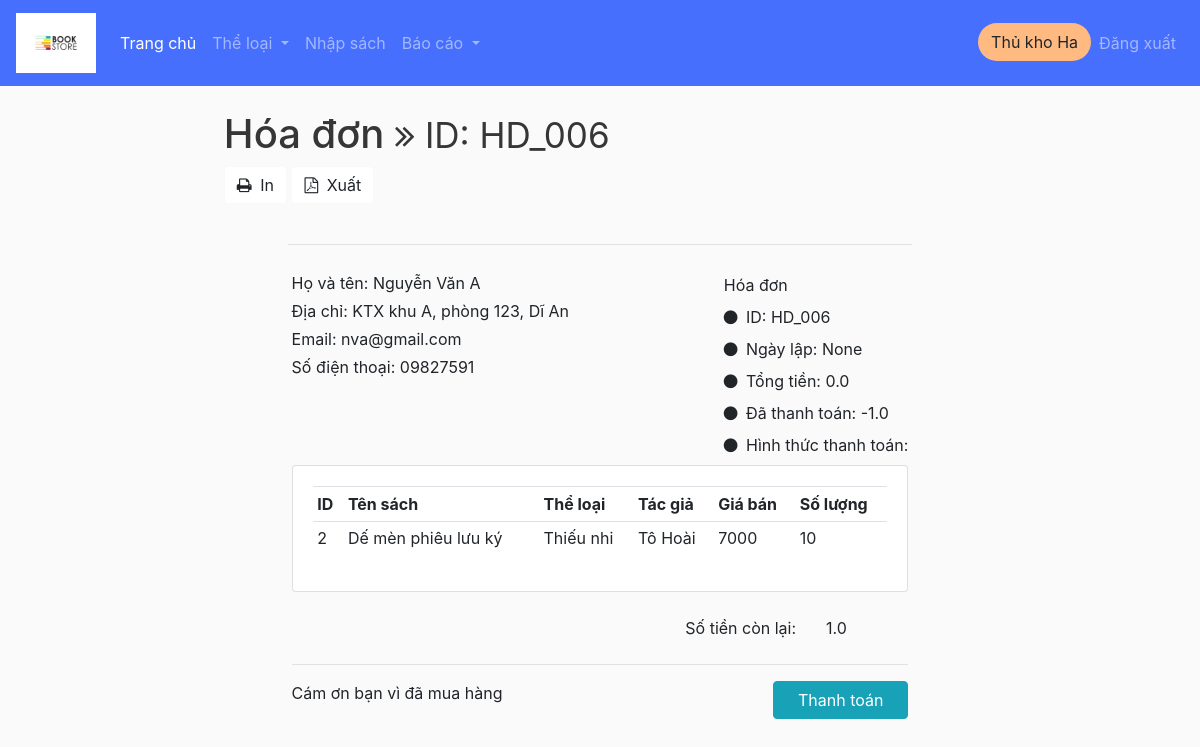
Page /review_invoice/HD_006/ (signed in) on the earlier database version.
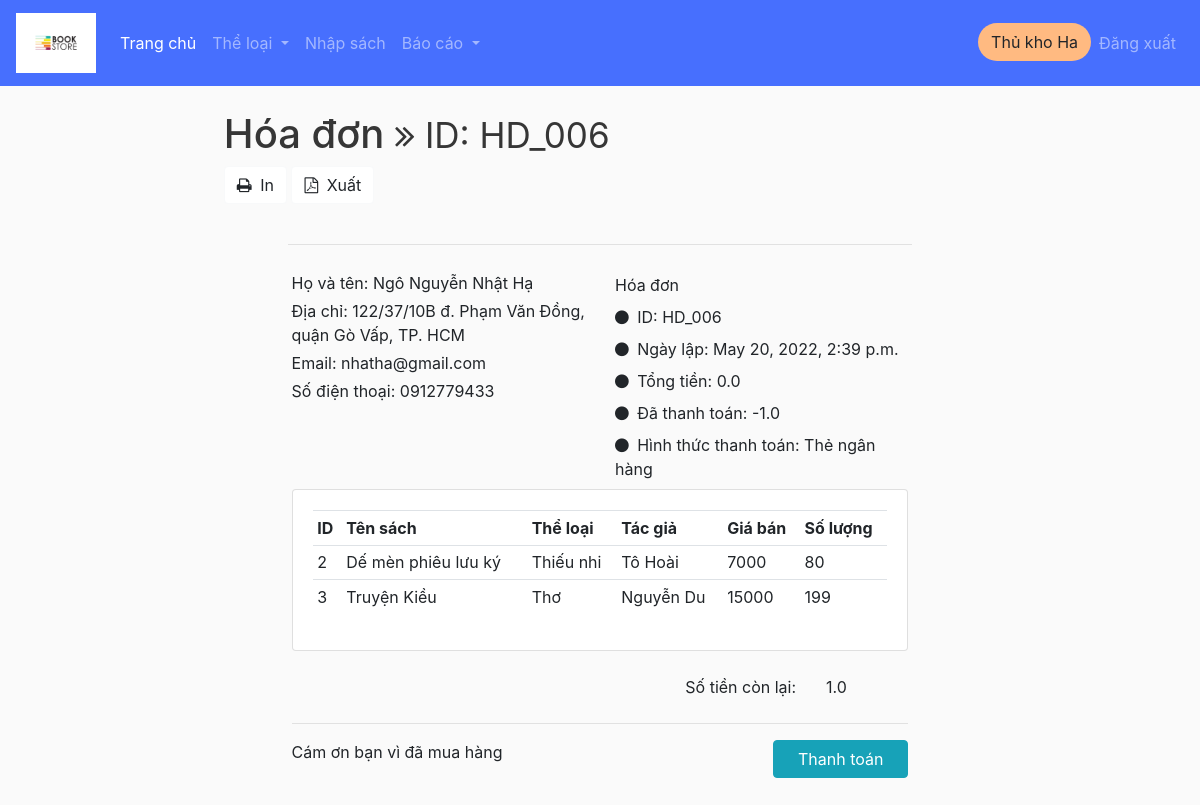
Same page on the later database version.
### book/models.py (models this page shows, shortened)
class HoaDon(models.Model):
    class Meta:
        verbose_name_plural = 'Hóa đơn'
    pttt = (
            ('Thẻ ngân hàng', 'Thẻ ngân hàng'),
            ('Tiền mặt', 'Tiền mặt'),
            )
    id_HD = models.CharField('Mã hóa đơn', max_length=100, primary_key=True, default= 'HD_', editable=True)
    ngay_lap_HD = models.DateTimeField(null=True)
    tong_tien = models.FloatField(null=True, default=0, editable=True)
    nguoi_lap_HD = models.ForeignKey(Person, verbose_name='Nhân viên', null=True, blank=True, related_name="nhan_vien", on_delete=models.PROTECT)
    khach_hang = models.ForeignKey(Person, verbose_name='Khách hàng', null=True, blank=True, related_name="khach_hang", on_delete=models.PROTECT)
    phuong_thuc_thanh_toan = models.CharField('Phương thức thanh toán', max_length=100, null=False, choices=pttt)
    da_tra = models.FloatField(null=True, default=0, editable=True)

class Person(models.Model):
    class Meta:
        verbose_name_plural = 'Thành viên'
    id = models.CharField(max_length=100, primary_key=True, editable=True)
    ho_ten = models.CharField('Họ tên', max_length=100, null=True)
    ngay_sinh = models.DateField('Ngày sinh', null=True, editable=True)
    so_dien_thoai = models.CharField('Số điện thoại', max_length=13, null=True)
    dia_chi = models.CharField('Địa chỉ', max_length=1000, null=True)
    email = models.CharField('Email', max_length=50, null=True)
    profile_pic = models.ImageField(default="profile1.png", null=True, blank=True)
    user = models.OneToOneField(User, blank=True, null=True, on_delete=models.CASCADE) # a user can have 1 customer, a customer have a user
    @property
    def get_group_name(self):
        query_set = Group.objects.filter(user = self.user)
        if not query_set:
            query_set = ''
        else:
            query_set = query_set[0].name.capitalize()
        return query_set

class ChiTietHoaDon(models.Model): # 1 lần nhập 1 sách
    hoa_don = models.ForeignKey(HoaDon, verbose_name='Hóa đơn', on_delete=models.PROTECT)
    sach = models.ForeignKey(Sach, verbose_name='Sản phẩm', on_delete=models.PROTECT)
    so_luong = models.PositiveIntegerField(null=True, default=0, editable=True)
    class Meta:
        verbose_name_plural = 'Chi tiết hóa đơn'

class Sach(models.Model):
    ten_sach = models.CharField(max_length=100, null=True)
    ngay_nhap = models.DateField(null=True, editable=True)
    so_luong = models.PositiveIntegerField(null=True)
    the_loai = models.CharField(max_length=100, null=True)
    tac_gia = models.CharField(max_length=100, null=True)
    don_gia = models.PositiveBigIntegerField(null=True)
    gia_ban = models.PositiveBigIntegerField(null=True)
    nha_xuat_ban = models.CharField(max_length=100, null=True)
    nam_xuat_ban = models.PositiveIntegerField(null=True)
    nguoi_nhap = models.ForeignKey(Person, null=True, on_delete=models.PROTECT)
    anh_sach = models.ImageField(default="static/placeholder.png",null=True, blank=True)
    mo_ta = models.TextField("Mô tả ngắn", max_length=1000, null=True, blank=True)
    class Meta: # vì django ko cho tạo PK 2 thuộc tính nên làm cách này
        unique_together = ('id', 'ngay_nhap',)
        verbose_name_plural = "Sách"

### book/views.py (the view)
# urls.py: path('review_invoice/<str:pk>/', views.reviewInvoice, name='review_invoice'),
@login_required(login_url='login')
def reviewInvoice(request, pk):
    invoice = HoaDon.objects.get(id_HD=pk)
    details = ChiTietHoaDon.objects.filter(hoa_don=invoice)
    remain = invoice.tong_tien - invoice.da_tra
    context = {'invoice': invoice, 'remain': remain, 'details': details}
    return render(request, 'book/invoice.html', context)

### book/templates/book/invoice.html (shortened to what the changed rows need)
{%  extends 'book/main.html' %}
{% block content %}
<link href="https://maxcdn.bootstrapcdn.com/font-awesome/4.7.0/css/font-awesome.min.css" rel="stylesheet" />
<div class="page-content container">
    <div class="page-header text-blue-d2">
        <h1 class="page-title text-secondary-d1">
            Hóa đơn
            <small class="page-info">
                <i class="fa fa-angle-double-right text-80"></i>
                ID: {{ invoice.id_HD }}
            </small>
        </h1>
    </div>
    <div class="container px-0">
        <div class="row mt-4">
            <div class="col-12 col-lg-12">
                <div class="row">
                    <div class="col-sm-6">
                        <div>
                            <span class="text-sm text-grey-m2 align-middle">Họ và tên:</span>
                            <span class="text-600 text-110 text-blue align-middle">{{ invoice.khach_hang.ho_ten }}</span>
                        </div>
                        <div class="text-grey-m2">
                            <div class="my-1">
                                Địa chỉ: {{invoice.khach_hang.dia_chi}}
                            </div>
                            <div class="my-1">
                                Email: {{invoice.khach_hang.email}}
                            </div>
                            <div class="my-1">
                                Số điện thoại: {{invoice.khach_hang.so_dien_thoai}}
                            </div>
                        </div>
                    </div>
                    <div class="text-95 col-sm-6 align-self-start d-sm-flex justify-content-end">
                        <div class="text-grey-m2">
                            <div class="mt-1 mb-2 text-secondary-m1 text-600 text-125">
                                Hóa đơn
                            </div>
                            <div class="my-2"><i class="fa fa-circle text-blue-m2 text-xs mr-1"></i> <span class="text-600 text-90">ID:</span> {{invoice.id_HD}}</div>
                            <div class="my-2"><i class="fa fa-circle text-blue-m2 text-xs mr-1"></i> <span class="text-600 text-90">Ngày lập:</span> {{invoice.ngay_lap_HD}}</div>
                            <div class="my-2"><i class="fa fa-circle text-blue-m2 text-xs mr-1"></i> <span class="text-600 text-90">Tổng tiền:</span> {{invoice.tong_tien}}</div>
                            <div class="my-2"><i class="fa fa-circle text-blue-m2 text-xs mr-1"></i> <span class="text-600 text-90">Đã thanh toán:</span> {{invoice.da_tra}}</div>
                            <div class="my-2"><i class="fa fa-circle text-blue-m2 text-xs mr-1"></i> <span class="text-600 text-90">Hình thức thanh toán:</span> {{invoice.phuong_thuc_thanh_toan}}</div>
                        </div>
                    </div>
                </div>
                    <div class="row">
                        <div class="col-md">
                            <div class="card card-body">
                                <table class="table table-sm">
                                    <tr>
                                        <th>ID</th>
                                        <th>Tên sách</th>
                                        <th>Thể loại</th>
                                        <th>Tác giả</th>
                                        <th>Giá bán</th>
                                        <th>Số lượng</th>
                                    </tr>
                                    {% for detail in details %}
                                    <tr>
                                        <td>{{detail.sach.id}}</td>
                                        <td>{{detail.sach.ten_sach}}</td>
                                        <td>{{detail.sach.the_loai}}</td>
                                        <td>{{detail.sach.tac_gia}}</td>
                                        <td>{{detail.sach.gia_ban}}</td>
                                        <td>{{detail.sach.so_luong}}</td>
                                    </tr>
                                    {% endfor %}
                                </table>
                            </div>
                        </div>
                    </div>
                </div>
            </div>
        </div>
    </div>
</div>
{% endblock %}

Differences in the rows shown:
removed ChiTietHoaDon: sach.id "2", sach.ten_sach "Dế mèn phiêu lưu ký", sach.the_loai "Thiếu nhi", sach.tac_gia "Tô Hoài", sach.gia_ban "7000", sach.so_luong "10"
changed HoaDon "HD_006": khach_hang.ho_ten "Nguyễn Văn A" → "Ngô Nguyễn Nhật Hạ"; khach_hang.dia_chi "KTX khu A, phòng 123, Dĩ An" → "122/37/10B đ. Phạm Văn Đồng, quận Gò Vấp, TP. HCM"; khach_hang.email "nva@gmail.com" → "nhatha@gmail.com"; khach_hang.so_dien_thoai "09827591" → "0912779433"; ngay_lap_HD "None" → "May 20, 2022, 2:39 p.m."; phuong_thuc_thanh_toan (not shown) → "Thẻ ngân hàng"
added ChiTietHoaDon: sach.id "2", sach.ten_sach "Dế mèn phiêu lưu ký", sach.the_loai "Thiếu nhi", sach.tac_gia "Tô Hoài", sach.gia_ban "7000", sach.so_luong "80"
added ChiTietHoaDon: sach.id "3", sach.ten_sach "Truyện Kiều", sach.the_loai "Thơ", sach.tac_gia "Nguyễn Du", sach.gia_ban "15000", sach.so_luong "199"
